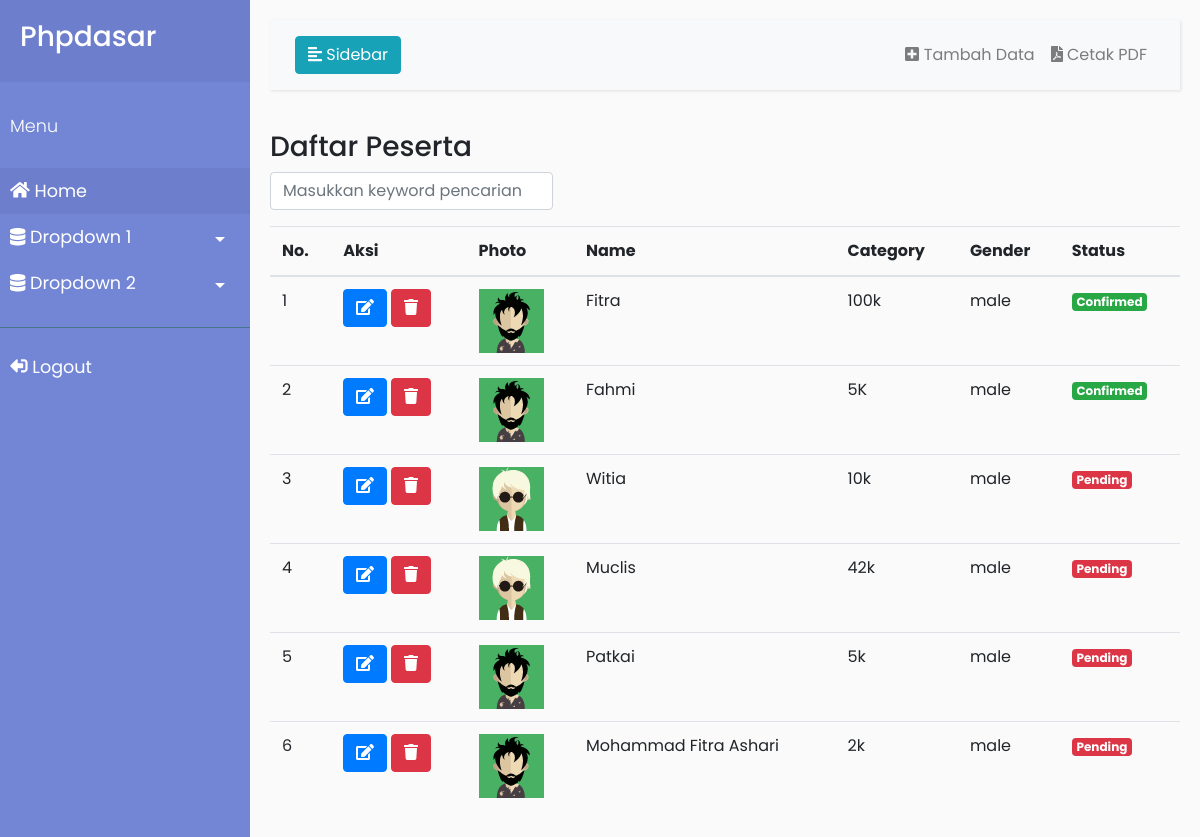
/index.php (signed in), run on the app's committed database.
### tables this page shows
CREATE TABLE `peserta` (
  `id` int(11) NOT NULL,
  `name` varchar(200) NOT NULL,
  `category` varchar(20) NOT NULL,
  `gender` varchar(10) NOT NULL,
  `status` varchar(10) NOT NULL,
  `photo` varchar(100) NOT NULL
);

### functions.php (called while the page is built, shortened)
<?php
$conn = mysqli_connect("localhost","root","","phpdasar");
function query($qr){
    global $conn;
    $result = mysqli_query($conn, $qr);
    $rows = [];
    while ( $row = mysqli_fetch_assoc($result) ) {
        $rows[] = $row;
    }
    return $rows;
}
?>

### home.php (the view, shortened to what this page needs)
<h3>Daftar Peserta</h3>
    <form action="" method="post" class="form">
        <div class="form-group row">
        <div class="col-sm-4">
        <input type="text" name="keyword" class="keyword form-control" id="keyword" size="30" autofocus placeholder="Masukkan keyword pencarian" autocomplete="off" >
        </div>
    </div>
    </form>
    <div id="container">
    <table class="table table-hover" cellpadding="10" cellspacing=0>
        <thead>
        <tr>
            <th>No.</th>
            <th class="aksi">Aksi</th>
            <th>Photo</th>
            <th>Name</th>
            <th>Category</th>
            <th>Gender</th>
            <th>Status</th>
        </tr></thead>
        <?php $i=1 ?>
        <?php foreach( $peserta as $row ):  ?>
        <tr>
            <td><?= $i; ?></td>
            <td class="aksi"><a class="btn btn-primary" href="index.php?page=ubah&id=<?= $row["id"];?>"><i class="fa fa-edit"></i></a>  <a class="btn btn-danger" href='hapus.php?id=<?= $row["id"]; ?>' onclick="return confirm('yakin?')"><i class="fa fa-trash"></i></a></td>
            <td><img src="img/<?= $row["photo"]; ?>" alt=""></td>
            <td><?= $row["name"]; ?></td>
            <td><?= $row["category"]; ?></td>
            <td><?= $row["gender"]?></td>
            <td><span class="badge badge-<?php echo ($row["status"]=="Pending")? 'danger':'success'; ?>"><?= $row["status"]; ?></td>
        </tr>
        <?php $i++ ?>
<?php endforeach; ?>
    </table>

### index.php (shortened to what this page needs)
<?php
require 'functions.php';
$peserta = query("SELECT * FROM peserta ");
?>
<!DOCTYPE html>
<html lang="en">
<head>
    <link rel="stylesheet" href="https://stackpath.bootstrapcdn.com/bootstrap/4.1.3/css/bootstrap.min.css">
    <link rel="stylesheet" href="css/style.css">
</head>
<body>
    <div class="wrapper">
    <nav id="sidebar">
        <div class="sidebar-header">
            <h3>Phpdasar</h3>
        </div>
        <ul class="list-unstyled components">
            <p>Menu</p>
            <li class="active">
            <a href="index.php"><i class="fas fa-home"></i> Home</a>
        </li>
        <li >
            <a href="#homeSubmenu" data-toggle="collapse" aria-expanded="false" class="dropdown-toggle"><i class="fas fa-database"></i> Dropdown 1</a>
        </li>
        <li >
            <a href="#pageSubmenu" data-toggle="collapse" aria-expanded="false" class="dropdown-toggle"><i class="fas fa-database"></i> Dropdown 2</a>
        </li>
        </ul>
        <ul class="list-unstyled CTAs">
            <li><a href="logout.php" class="logout" ><i class="fas fa-sign-out-alt"></i> Logout</a></li>
        </ul>
    </nav>
    <div id="content">
    <nav class="navbar navbar-expand-lg navbar-light bg-light">
        <div class="container-fluid">
            <button type="button" id="sidebarCollapse" class="btn btn-info">
                <i class="fas fa-align-left"></i>
                <span>Sidebar</span>
            </button>
            <div class="collapse navbar-collapse" id="nambarSupportedContent">
                <ul class="nav navbar-nav ml-auto">
                    <li class="nav-item">
                        <a href="index.php?page=tambah" class="nav-link"><i class="fas fa fa-plus-square"></i> Tambah Data</a>
                    </li>
                    <li class="nav-item">
                        <a href="cetakpdf.php" target="_blank" class="nav-link"><i class="fas fa-file-pdf"></i> Cetak PDF</a>
                    </li>
                </ul>
            </div>
        </div>
    </nav>
    <div class="row">
        <div class="col">
    <?php
        $page = (isset($_GET['page']))?$_GET['page']:'';
        switch ($page) {
            default:
                include 'home.php';
                break;
        }
    ?>
    </div>
    </div>
    </div>
    </div>
    </div>
</body>
</html>

### css/style.css (style rules this page uses)
body { font-family: 'Poppins', sans-serif; background: #fafafa; }
p { font-family: 'Poppins', sans-serif; font-size: 1.1em; font-weight: 300; line-height: 1.7em; color: #999; }
a, a:hover, a:focus { color: inherit; text-decoration: none; transition: all 0.3s; }
.navbar { padding: 15px 10px; background: #fff; border: none; border-radius: 0; margin-bottom: 40px; box-shadow: 1px 1px 3px rgba(0,0,0,0.1); }
.wrapper { display: flex; width: 100%; align-items: stretch; }
#sidebar { min-width: 250px; max-width: 250px; min-height: 100vh; background: #7386D5; color: #fff; transition: all 0.3s; }
#sidebar .sidebar-header { padding: 20px; background: #6d7fcc; }
#sidebar ul.components { padding: 20px 0; border-bottom: 1px solid #47758b; }
#sidebar ul p { color: #fff; padding: 10px; }
#sidebar ul li a { padding: 10px; font-size: 1.1em; display: block; }
#sidebar ul li.active > a, a[aria-expanded="true"] { color: #fff; background: #6d7fcc; }
a[data-toggle="collapse"] { position: relative; }
.dropdown-toggle::after { display:block; position: absolute; top: 50%; right: 20px; transform: translate(-50%); }
#content { width: 100%; padding: 20px; min-height: 100vh; transition: all 0.3s; }
.fa-sign-out-alt { transform: rotate(180deg); }

### data on the page
peserta: photo (picture), name "Fitra", category "100k", gender "male", status "Confirmed"
peserta: photo (picture), name "Fahmi", category "5K", gender "male", status "Confirmed"
peserta: photo (picture), name "Witia", category "10k", gender "male", status "Pending"
peserta: photo (picture), name "Muclis", category "42k", gender "male", status "Pending"
peserta: photo (picture), name "Patkai", category "5k", gender "male", status "Pending"
peserta: photo (picture), name "Mohammad Fitra Ashari", category "2k", gender "male", status "Pending"
